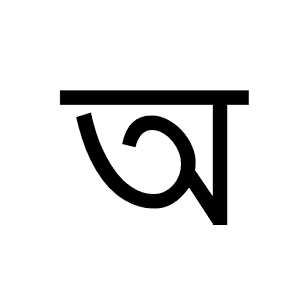
%> input picture images/b.png, 300 x 300 px, given in place of A.png, which was not available
$ octave Alphabetrecognition.m   (GNU Octave 9; MATLAB toolbox functions it lacks are replaced by stand-ins)
%> lines starting %> are read from the running program, lines starting %| are printed output that depends on the picture; pictures that were not available may be replaced by others from this repository, and a replacement may not be noted
A=imread('../images/A.png');
%> A is the input picture: size 300x300x3 uint8; min 0, max 255, mean 229.4
B=imread('../images/abc.png');
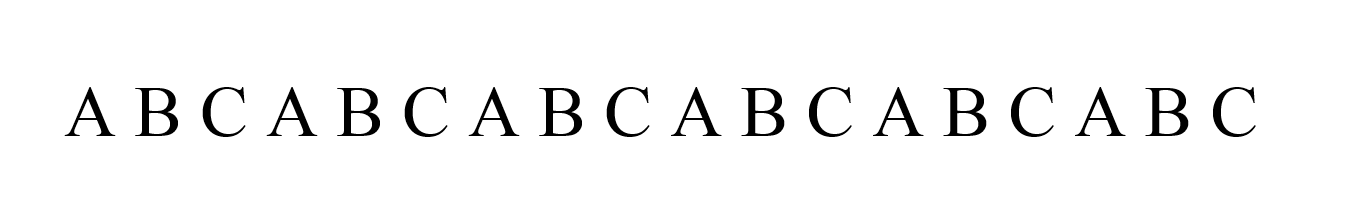
%> input picture images/abc.png, 1354 x 217 px
%> B is the input picture: size 217x1354x3 uint8; min 0, max 255, mean 245.3
A=rgb2gray(A);
%> A: size 300x300 uint8
B=rgb2gray(B);
%> B: size 217x1354 uint8
c = normxcorr2(A,B);
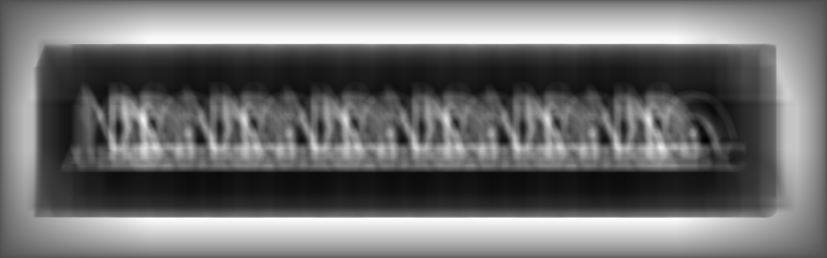
%> c: size 516x1653 double (shown at 1/2 size); min -0.0869, max 0.204, mean 0.04; drawn with min black and max white
figure, surf(c), shading flat
%> after `shading flat`:
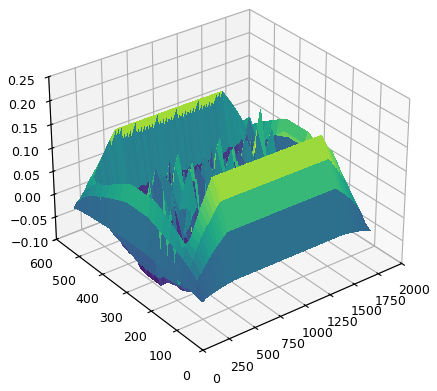
%> figure redrawn from the program's plot data
length(find(c>0.95))
%> ans = 0
